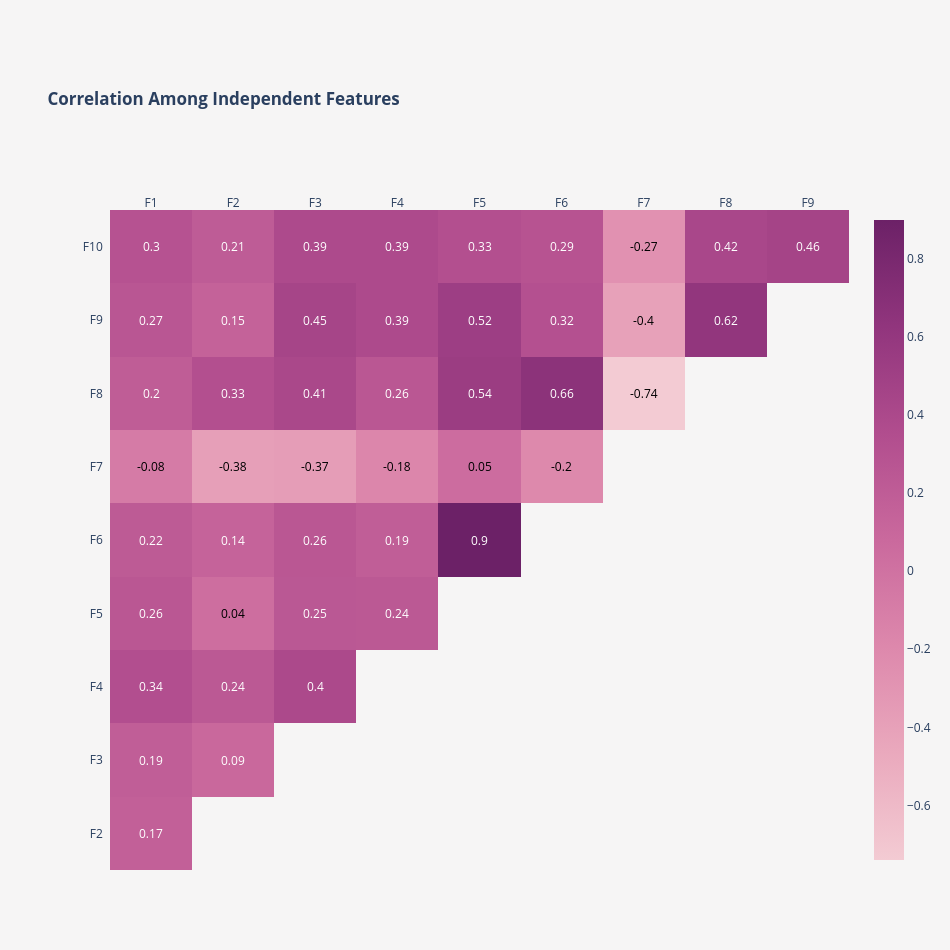

This figure's notebook cell:
### Code cell
# Measuring correlations
corr = np.round(df.corr(), 2)
corr = corr.drop('Target', axis=0).drop('Target', axis=1) # Removing target variable

# Filtering redundant values
mask = np.triu(np.ones_like(corr, dtype = bool))
c_mask = np.where(~mask, corr, 100)
c = []
for i in c_mask.tolist()[1:]:
    c.append([x for x in i if x != 100])

# Creating annotated heatmap
fig = ff.create_annotated_heatmap(z=c[::-1],
                                  x=corr.index.tolist()[:-1],
                                  y=corr.columns.tolist()[1:][::-1],
                                  colorscale = 'Magenta')

fig.update_layout(title = {'text': '<b>Correlation Among Independent Features</b>',
                           'x': 0.05, 'xanchor': 'left'},
                  margin = dict(t=210, l = 110),
                  yaxis = dict(autorange = 'reversed', showgrid = False),
                  xaxis = dict(showgrid = False),
                  plot_bgcolor = '#F6F5F5',
                  paper_bgcolor = '#F6F5F5',
                  height = 950, width = 950)
                     

fig.add_trace(go.Heatmap(z = c[::-1],
                         colorscale = 'Magenta',
                         showscale = True,
                         visible = False))
fig.data[1].visible = True
for i in range(len(fig.layout.annotations)):
    fig.layout.annotations[i].font.size = 12

fig.show()

### Figure 1 — Plotly figure (JSON) as saved in the notebook; plotly's stock layout.template omitted (floating-point values rounded to 4 significant figures)
{"data": [{"colorscale": [[0, "rgb(243, 203, 211)"], [0.1667, "rgb(234, 169, 189)"], [0.3333, "rgb(221, 136, 172)"], [0.5, "rgb(202, 105, 157)"], [0.6667, "rgb(177, 77, 142)"], [0.8333, "rgb(145, 53, 125)"], [1, "rgb(108, 33, 103)"]], "reversescale": false, "showscale": false, "type": "heatmap", "x": ["F1", "F2", "F3", "F4", "F5", "F6", "F7", "F8", "F9"], "y": ["F10", "F9", "F8", "F7", "F6", "F5", "F4", "F3", "F2"], "z": [[0.3, 0.21, 0.39, 0.39, 0.33, 0.29, -0.27, 0.42, 0.46], [0.27, 0.15, 0.45, 0.39, 0.52, 0.32, -0.4, 0.62], [0.2, 0.33, 0.41, 0.26, 0.54, 0.66, -0.74], [-0.08, -0.38, -0.37, -0.18, 0.05, -0.2], [0.22, 0.14, 0.26, 0.19, 0.9], [0.26, 0.04, 0.25, 0.24], [0.34, 0.24, 0.4], [0.19, 0.09], [0.17]]}, {"colorscale": [[0, "rgb(243, 203, 211)"], [0.1667, "rgb(234, 169, 189)"], [0.3333, "rgb(221, 136, 172)"], [0.5, "rgb(202, 105, 157)"], [0.6667, "rgb(177, 77, 142)"], [0.8333, "rgb(145, 53, 125)"], [1, "rgb(108, 33, 103)"]], "showscale": true, "type": "heatmap", "visible": true, "z": [[0.3, 0.21, 0.39, 0.39, 0.33, 0.29, -0.27, 0.42, 0.46], [0.27, 0.15, 0.45, 0.39, 0.52, 0.32, -0.4, 0.62], [0.2, 0.33, 0.41, 0.26, 0.54, 0.66, -0.74], [-0.08, -0.38, -0.37, -0.18, 0.05, -0.2], [0.22, 0.14, 0.26, 0.19, 0.9], [0.26, 0.04, 0.25, 0.24], [0.34, 0.24, 0.4], [0.19, 0.09], [0.17]]}], "layout": {"annotations": [{"font": {"color": "#FFFFFF", "size": 12}, "showarrow": false, "text": "0.3", "x": "F1", "xref": "x", "y": "F10", "yref": "y"}, {"font": {"color": "#FFFFFF", "size": 12}, "showarrow": false, "text": "0.21", "x": "F2", "xref": "x", "y": "F10", "yref": "y"}, {"font": {"color": "#FFFFFF", "size": 12}, "showarrow": false, "text": "0.39", "x": "F3", "xref": "x", "y": "F10", "yref": "y"}, {"font": {"color": "#FFFFFF", "size": 12}, "showarrow": false, "text": "0.39", "x": "F4", "xref": "x", "y": "F10", "yref": "y"}, {"font": {"color": "#FFFFFF", "size": 12}, "showarrow": false, "text": "0.33", "x": "F5", "xref": "x", "y": "F10", "yref": "y"}, {"font": {"color": "#FFFFFF", "size": 12}, "showarrow": false, "text": "0.29", "x": "F6", "xref": "x", "y": "F10", "yref": "y"}, {"font": {"color": "#000000", "size": 12}, "showarrow": false, "text": "-0.27", "x": "F7", "xref": "x", "y": "F10", "yref": "y"}, {"font": {"color": "#FFFFFF", "size": 12}, "showarrow": false, "text": "0.42", "x": "F8", "xref": "x", "y": "F10", "yref": "y"}, {"font": {"color": "#FFFFFF", "size": 12}, "showarrow": false, "text": "0.46", "x": "F9", "xref": "x", "y": "F10", "yref": "y"}, {"font": {"color": "#FFFFFF", "size": 12}, "showarrow": false, "text": "0.27", "x": "F1", "xref": "x", "y": "F9", "yref": "y"}, {"font": {"color": "#FFFFFF", "size": 12}, "showarrow": false, "text": "0.15", "x": "F2", "xref": "x", "y": "F9", "yref": "y"}, {"font": {"color": "#FFFFFF", "size": 12}, "showarrow": false, "text": "0.45", "x": "F3", "xref": "x", "y": "F9", "yref": "y"}, {"font": {"color": "#FFFFFF", "size": 12}, "showarrow": false, "text": "0.39", "x": "F4", "xref": "x", "y": "F9", "yref": "y"}, {"font": {"color": "#FFFFFF", "size": 12}, "showarrow": false, "text": "0.52", "x": "F5", "xref": "x", "y": "F9", "yref": "y"}, {"font": {"color": "#FFFFFF", "size": 12}, "showarrow": false, "text": "0.32", "x": "F6", "xref": "x", "y": "F9", "yref": "y"}, {"font": {"color": "#000000", "size": 12}, "showarrow": false, "text": "-0.4", "x": "F7", "xref": "x", "y": "F9", "yref": "y"}, {"font": {"color": "#FFFFFF", "size": 12}, "showarrow": false, "text": "0.62", "x": "F8", "xref": "x", "y": "F9", "yref": "y"}, {"font": {"color": "#FFFFFF", "size": 12}, "showarrow": false, "text": "0.2", "x": "F1", "xref": "x", "y": "F8", "yref": "y"}, {"font": {"color": "#FFFFFF", "size": 12}, "showarrow": false, "text": "0.33", "x": "F2", "xref": "x", "y": "F8", "yref": "y"}, {"font": {"color": "#FFFFFF", "size": 12}, "showarrow": false, "text": "0.41", "x": "F3", "xref": "x", "y": "F8", "yref": "y"}, {"font": {"color": "#FFFFFF", "size": 12}, "showarrow": false, "text": "0.26", "x": "F4", "xref": "x", "y": "F8", "yref": "y"}, {"font": {"color": "#FFFFFF", "size": 12}, "showarrow": false, "text": "0.54", "x": "F5", "xref": "x", "y": "F8", "yref": "y"}, {"font": {"color": "#FFFFFF", "size": 12}, "showarrow": false, "text": "0.66", "x": "F6", "xref": "x", "y": "F8", "yref": "y"}, {"font": {"color": "#000000", "size": 12}, "showarrow": false, "text": "-0.74", "x": "F7", "xref": "x", "y": "F8", "yref": "y"}, {"font": {"color": "#000000", "size": 12}, "showarrow": false, "text": "-0.08", "x": "F1", "xref": "x", "y": "F7", "yref": "y"}, {"font": {"color": "#000000", "size": 12}, "showarrow": false, "text": "-0.38", "x": "F2", "xref": "x", "y": "F7", "yref": "y"}, {"font": {"color": "#000000", "size": 12}, "showarrow": false, "text": "-0.37", "x": "F3", "xref": "x", "y": "F7", "yref": "y"}, {"font": {"color": "#000000", "size": 12}, "showarrow": false, "text": "-0.18", "x": "F4", "xref": "x", "y": "F7", "yref": "y"}, {"font": {"color": "#000000", "size": 12}, "showarrow": false, "text": "0.05", "x": "F5", "xref": "x", "y": "F7", "yref": "y"}, {"font": {"color": "#000000", "size": 12}, "showarrow": false, "text": "-0.2", "x": "F6", "xref": "x", "y": "F7", "yref": "y"}, {"font": {"color": "#FFFFFF", "size": 12}, "showarrow": false, "text": "0.22", "x": "F1", "xref": "x", "y": "F6", "yref": "y"}, {"font": {"color": "#FFFFFF", "size": 12}, "showarrow": false, "text": "0.14", "x": "F2", "xref": "x", "y": "F6", "yref": "y"}, {"font": {"color": "#FFFFFF", "size": 12}, "showarrow": false, "text": "0.26", "x": "F3", "xref": "x", "y": "F6", "yref": "y"}, {"font": {"color": "#FFFFFF", "size": 12}, "showarrow": false, "text": "0.19", "x": "F4", "xref": "x", "y": "F6", "yref": "y"}, {"font": {"color": "#FFFFFF", "size": 12}, "showarrow": false, "text": "0.9", "x": "F5", "xref": "x", "y": "F6", "yref": "y"}, {"font": {"color": "#FFFFFF", "size": 12}, "showarrow": false, "text": "0.26", "x": "F1", "xref": "x", "y": "F5", "yref": "y"}, {"font": {"color": "#000000", "size": 12}, "showarrow": false, "text": "0.04", "x": "F2", "xref": "x", "y": "F5", "yref": "y"}, {"font": {"color": "#FFFFFF", "size": 12}, "showarrow": false, "text": "0.25", "x": "F3", "xref": "x", "y": "F5", "yref": "y"}, {"font": {"color": "#FFFFFF", "size": 12}, "showarrow": false, "text": "0.24", "x": "F4", "xref": "x", "y": "F5", "yref": "y"}, {"font": {"color": "#FFFFFF", "size": 12}, "showarrow": false, "text": "0.34", "x": "F1", "xref": "x", "y": "F4", "yref": "y"}, {"font": {"color": "#FFFFFF", "size": 12}, "showarrow": false, "text": "0.24", "x": "F2", "xref": "x", "y": "F4", "yref": "y"}, {"font": {"color": "#FFFFFF", "size": 12}, "showarrow": false, "text": "0.4", "x": "F3", "xref": "x", "y": "F4", "yref": "y"}, {"font": {"color": "#FFFFFF", "size": 12}, "showarrow": false, "text": "0.19", "x": "F1", "xref": "x", "y": "F3", "yref": "y"}, {"font": {"color": "#FFFFFF", "size": 12}, "showarrow": false, "text": "0.09", "x": "F2", "xref": "x", "y": "F3", "yref": "y"}, {"font": {"color": "#FFFFFF", "size": 12}, "showarrow": false, "text": "0.17", "x": "F1", "xref": "x", "y": "F2", "yref": "y"}], "height": 950, "margin": {"l": 110, "t": 210}, "paper_bgcolor": "#F6F5F5", "plot_bgcolor": "#F6F5F5", "title": {"text": "<b>Correlation Among Independent Features</b>", "x": 0.05, "xanchor": "left"}, "width": 950, "xaxis": {"dtick": 1, "gridcolor": "rgb(0, 0, 0)", "showgrid": false, "side": "top", "ticks": ""}, "yaxis": {"autorange": "reversed", "dtick": 1, "showgrid": false, "ticks": "", "ticksuffix": "  "}}}
